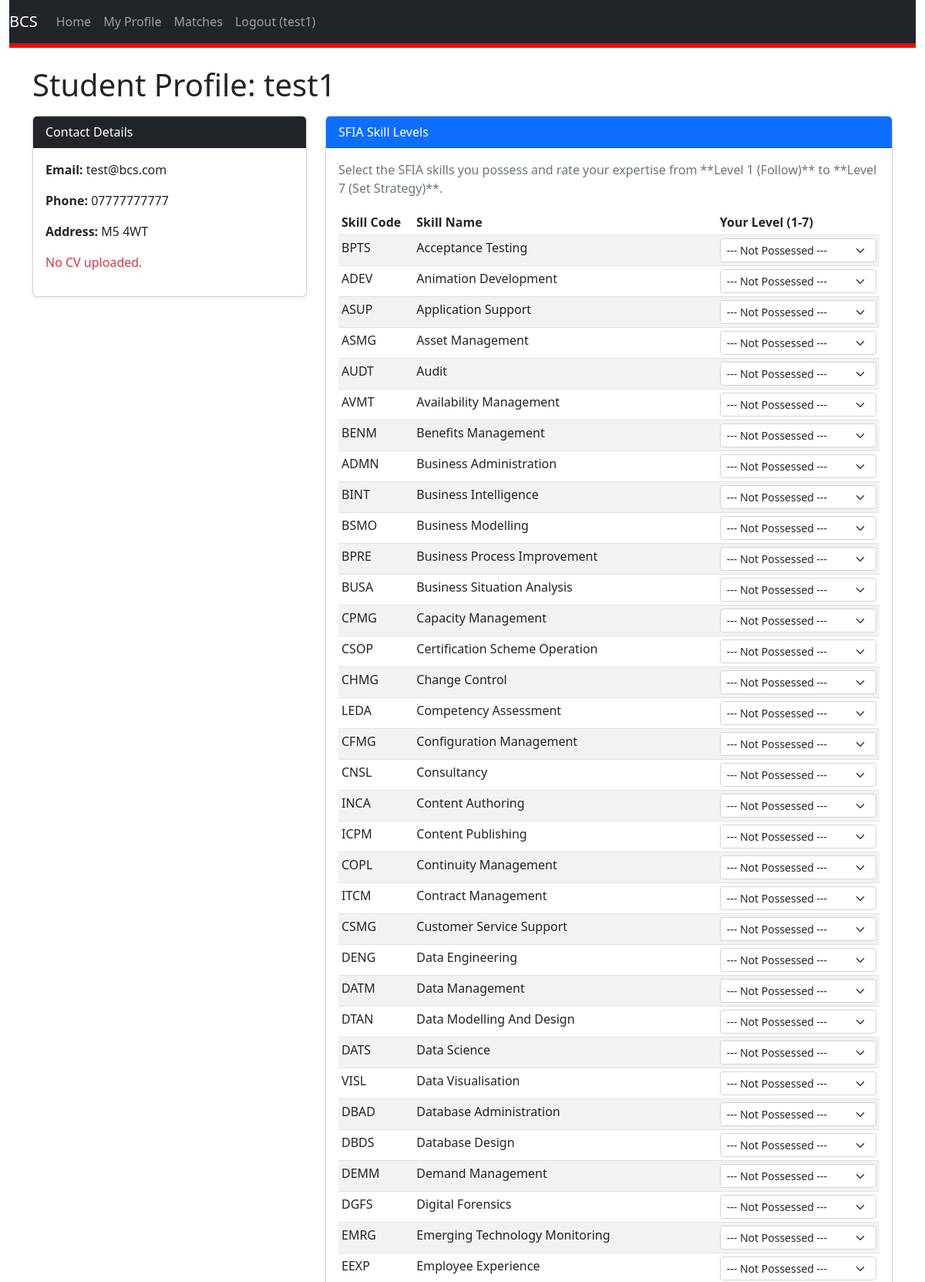
The app's page /student_profile.php (signed in, upper part) with its own data.
### tables this page shows
CREATE TABLE "users"
(
    user_id        INTEGER
        primary key autoincrement,
    role           TEXT not null,
    email          TEXT not null
        unique,
    password_hash  TEXT not null
        unique,
    name           TEXT not null,
    phone_number   TEXT(12),
    postal_address TEXT,
    cv_file_path   TEXT,
    check (role IN ('admin', 'student', 'employer'))
);

CREATE TABLE "SFIA_skills"
(
    skill_code TEXT not null
        primary key,
    skill_name TEXT not null
);

### student_profile.php (called while the page is built, shortened)
<?php
require_once('Models/StudentDataSet.php');
require_once('Models/UsersDataSet.php');
$studentId = $_SESSION['user_id'];
$studentDataSet = new StudentDataSet();
$view = new stdClass();
$view->pageTitle = 'Student Profile';
$view->updateSuccess = false;
$view->updateError = false;
$usersDataSet = new UsersDataSet();
$view->user = $usersDataSet->fetchUserByID($studentId);
$view->allSkills = $studentDataSet->fetchAllSkillsWithStudentStatus($studentId);
require_once('Views/student_profile.phtml');

### Models/Database.php (called while the page is built, shortened)
<?php
class Database {
    protected static $_dbInstance = null;
    protected $_dbHandle;
    public static function getInstance() {
        if(self::$_dbInstance === null) {
            self::$_dbInstance = new self();
        }
        return self::$_dbInstance;
    }
    private function __construct() {
        try {
            $this->_dbHandle = new PDO("sqlite:identifier.sqlite");
        }
        catch (PDOException $e) {
            echo $e->getMessage();
        }
    }
    public function getdbConnection() {
        return $this->_dbHandle;
    }
}

### Models/UsersDataSet.php (called while the page is built, shortened)
<?php
require_once('Database.php');
require_once ('UsersData.php');
class UsersDataSet {
    protected $_dbHandle, $_dbInstance;
    public function __construct() {
        $this->_dbInstance = Database::getInstance();
        $this->_dbHandle = $this->_dbInstance->getdbConnection();
    }
    public function fetchUserByID($userId) {
        $sqlQuery = 'SELECT * FROM users WHERE user_id = :userId;';
        $statement = $this->_dbHandle->prepare($sqlQuery);
        $statement->bindParam(':userId', $userId, PDO::PARAM_INT);
        $statement->execute();
        $row = $statement->fetch(PDO::FETCH_ASSOC);
        if ($row) {
            return new UsersData($row);
        }
        return false;
    }
}

### Models/UsersData.php (called while the page is built, shortened)
<?php
class UsersData {
    protected $_user_id,$_role, $_email, $_password_hash, $_name, $_phone_number, $_postal_address, $_cv_file_path;
    public function __construct($dbRow) {
        $this->_email = $dbRow['email'];
        $this->_name = $dbRow['name'];
        $this->_phone_number = $dbRow['phone_number'];
        $this->_postal_address = $dbRow['postal_address'];
        $this->_cv_file_path = $dbRow['cv_file_path'];
    }
    public function getEmail() {
        return $this->_email;
    }
    public function getName() {
        return $this->_name;
    }
    public function getPhoneNumber() {
        return $this->_phone_number;
    }
    public function getPostalAddress() {
        return $this->_postal_address;
    }
    public function getCvFilePath() {
        return $this->_cv_file_path;
    }
}

### Models/StudentDataSet.php (called while the page is built, shortened)
<?php
require_once('Database.php');
require_once('StudentData.php');
class StudentDataSet {
    protected $_dbHandle, $_dbInstance;
    public function __construct() {
        $this->_dbInstance = Database::getInstance();
        $this->_dbHandle = $this->_dbInstance->getdbConnection();
    }
    public function fetchAllSkillsWithStudentStatus($studentId) {
        $sqlQuery = '
            SELECT
                s.skill_code,
                s.skill_name,
                ss.sfia_level
            FROM
                SFIA_skills s
            LEFT JOIN
                student_skills ss ON s.skill_code = ss.skill_code AND ss.student_id = :studentId;
            ORDER BY s.skill_name;
        ';
        $statement = $this->_dbHandle->prepare($sqlQuery);
        $statement->bindParam(':studentId', $studentId, PDO::PARAM_INT);
        $statement->execute();
        $dataSet = [];
        while ($row = $statement->fetch(PDO::FETCH_ASSOC)) {
            $dataSet[] = new StudentData($row);
        }
        return $dataSet;
    }
}

### Models/StudentData.php (called while the page is built, shortened)
<?php
class StudentData {
    protected $_skill_code, $_skill_name, $_sfia_level;
    public function __construct($dbRow) {
        $this->_skill_code = $dbRow['skill_code'];
        $this->_skill_name = $dbRow['skill_name'];
    }
    public function getSkillCode() {
        return $this->_skill_code;
    }
    public function getSkillName() {
        return $this->_skill_name;
    }
}

### Views/student_profile.phtml (the view, shortened to what this page needs)
<?php require('template/header.phtml'); ?>
    <div class="container mt-4">
        <div class="row">
            <div class="col-md-12">
                <h1 class="mb-3">Student Profile: <?php echo htmlspecialchars($view->user->getName()); ?></h1>
            </div>
            <div class="col-md-4">
                <div class="card shadow-sm mb-4">
                    <div class="card-header bg-dark text-white">Contact Details</div>
                    <div class="card-body">
                        <p><strong>Email:</strong> <?php echo htmlspecialchars($view->user->getEmail()); ?></p>
                        <p><strong>Phone:</strong> <?php echo htmlspecialchars($view->user->getPhoneNumber()); ?></p>
                        <p><strong>Address:</strong> <?php echo nl2br(htmlspecialchars($view->user->getPostalAddress())); ?></p>
                        <?php if ($view->user->getCvFilePath()): ?>
                            <p class="text-success">CV uploaded.</p>
                        <?php else: ?>
                            <p class="text-danger">No CV uploaded.</p>
                        <?php endif; ?>
                    </div>
                </div>
            </div>
            <div class="col-md-8">
                <div class="card shadow-sm">
                    <div class="card-header bg-primary text-white">SFIA Skill Levels</div>
                    <div class="card-body">
                        <p class="text-muted">Select the SFIA skills you possess and rate your expertise from **Level 1 (Follow)** to **Level 7 (Set Strategy)**.</p>
                        <form method="post" action="student_profile.php">
                            <table class="table table-striped table-sm">
                                <thead>
                                <tr>
                                    <th>Skill Code</th>
                                    <th>Skill Name</th>
                                    <th>Your Level (1-7)</th>
                                </tr>
                                </thead>
                                <tbody>
                                <?php
                                foreach ($view->allSkills as $skill):
                                    ?>
                                    <tr>
                                        <td><?php echo htmlspecialchars($skill->getSkillCode()); ?></td>
                                        <td><?php echo htmlspecialchars($skill->getSkillName()); ?></td>
                                        <td>
                                            <select name="skill_<?php echo htmlspecialchars($skill->getSkillCode()); ?>" class="form-select form-select-sm">
                                                <option value="0">--- Not Possessed ---</option>
                                            </select>
                                        </td>
                                    </tr>
                                <?php endforeach; ?>
                                </tbody>
                            </table>
                        </form>
                    </div>
                </div>
            </div>
        </div>
    </div>
<?php require('template/footer.phtml'); ?>

### records on screen
users: name "test1", email "test@bcs.com", phone_number "07777777777", postal_address "M5 4WT"
sfia_skills: skill_code "BPTS", skill_name "Acceptance Testing", skill_code "--- Not Possessed ---"
sfia_skills: skill_code "ADEV", skill_name "Animation Development", skill_code "--- Not Possessed ---"
sfia_skills: skill_code "ASUP", skill_name "Application Support", skill_code "--- Not Possessed ---"
sfia_skills: skill_code "ASMG", skill_name "Asset Management", skill_code "--- Not Possessed ---"
sfia_skills: skill_code "AUDT", skill_name "Audit", skill_code "--- Not Possessed ---"
sfia_skills: skill_code "AVMT", skill_name "Availability Management", skill_code "--- Not Possessed ---"
sfia_skills: skill_code "BENM", skill_name "Benefits Management", skill_code "--- Not Possessed ---"
sfia_skills: skill_code "ADMN", skill_name "Business Administration", skill_code "--- Not Possessed ---"
sfia_skills: skill_code "BINT", skill_name "Business Intelligence", skill_code "--- Not Possessed ---"
sfia_skills: skill_code "BSMO", skill_name "Business Modelling", skill_code "--- Not Possessed ---"
sfia_skills: skill_code "BPRE", skill_name "Business Process Improvement", skill_code "--- Not Possessed ---"
sfia_skills: skill_code "BUSA", skill_name "Business Situation Analysis", skill_code "--- Not Possessed ---"
sfia_skills: skill_code "CPMG", skill_name "Capacity Management", skill_code "--- Not Possessed ---"
sfia_skills: skill_code "CSOP", skill_name "Certification Scheme Operation", skill_code "--- Not Possessed ---"
sfia_skills: skill_code "CHMG", skill_name "Change Control", skill_code "--- Not Possessed ---"
sfia_skills: skill_code "LEDA", skill_name "Competency Assessment", skill_code "--- Not Possessed ---"
sfia_skills: skill_code "CFMG", skill_name "Configuration Management", skill_code "--- Not Possessed ---"
sfia_skills: skill_code "CNSL", skill_name "Consultancy", skill_code "--- Not Possessed ---"
sfia_skills: skill_code "INCA", skill_name "Content Authoring", skill_code "--- Not Possessed ---"
sfia_skills: skill_code "ICPM", skill_name "Content Publishing", skill_code "--- Not Possessed ---"
sfia_skills: skill_code "COPL", skill_name "Continuity Management", skill_code "--- Not Possessed ---"
sfia_skills: skill_code "ITCM", skill_name "Contract Management", skill_code "--- Not Possessed ---"
sfia_skills: skill_code "CSMG", skill_name "Customer Service Support", skill_code "--- Not Possessed ---"
sfia_skills: skill_code "DENG", skill_name "Data Engineering", skill_code "--- Not Possessed ---"
sfia_skills: skill_code "DATM", skill_name "Data Management", skill_code "--- Not Possessed ---"
sfia_skills: skill_code "DTAN", skill_name "Data Modelling And Design", skill_code "--- Not Possessed ---"
sfia_skills: skill_code "DATS", skill_name "Data Science", skill_code "--- Not Possessed ---"
sfia_skills: skill_code "VISL", skill_name "Data Visualisation", skill_code "--- Not Possessed ---"
sfia_skills: skill_code "DBAD", skill_name "Database Administration", skill_code "--- Not Possessed ---"
sfia_skills: skill_code "DBDS", skill_name "Database Design", skill_code "--- Not Possessed ---"
sfia_skills: skill_code "DEMM", skill_name "Demand Management", skill_code "--- Not Possessed ---"
sfia_skills: skill_code "DGFS", skill_name "Digital Forensics", skill_code "--- Not Possessed ---"
sfia_skills: skill_code "EMRG", skill_name "Emerging Technology Monitoring", skill_code "--- Not Possessed ---"
sfia_skills: skill_code "EEXP", skill_name "Employee Experience", skill_code "--- Not Possessed ---"

### other values on screen
$_SESSION['name'] "test1"
